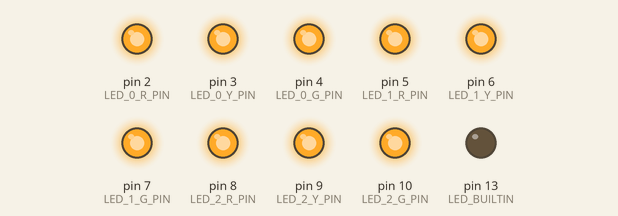
Recording of a sketch running on a simulated Arduino Uno, built with avr-gcc and run on an emulated ATmega328P. Parts: output pins drawn as LEDs (lit = HIGH).

Above: at 0.06 s.
At 2.72 s:
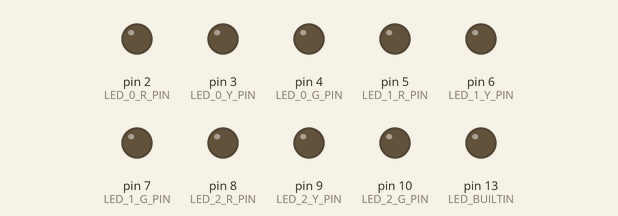
Timing chart, 0 to 3.0 s (numbered marks = the images above):
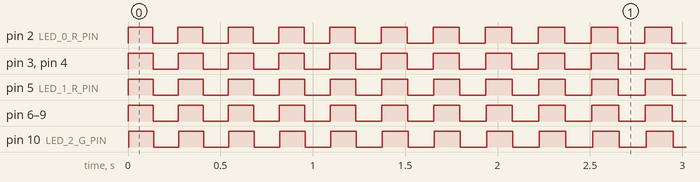

Measured:
- by itself, pin 2 (LED_0_R_PIN), pin 3 (LED_0_Y_PIN), pin 4 (LED_0_G_PIN), pin 5 (LED_1_R_PIN), pin 6 (LED_1_Y_PIN), pin 7 (LED_1_G_PIN), pin 8 (LED_2_R_PIN), pin 9 (LED_2_Y_PIN), pin 10 (LED_2_G_PIN): alternates HIGH for 0.14 s and LOW for 0.14 s

The sketch:

jtrafficlight.ino
```cpp
#include "light.h"

void setup() {
  setup_impl();
}

void loop() {
  loop_impl();
}
```

light.h
```cpp
unsigned long BAUD = 9600;

int LED_0_R_PIN = 2;
int LED_0_Y_PIN = 3;
int LED_0_G_PIN = 4;

int LED_1_R_PIN = 5;
int LED_1_Y_PIN = 6;
int LED_1_G_PIN = 7;

int LED_2_R_PIN = 8;
int LED_2_Y_PIN = 9;
int LED_2_G_PIN = 10;

bool switchOn(int d);

void setup_impl() {
  Serial.begin(BAUD);

  pinMode(LED_BUILTIN, OUTPUT);

  pinMode(LED_0_R_PIN, OUTPUT);
  pinMode(LED_0_Y_PIN, OUTPUT);
  pinMode(LED_0_G_PIN, OUTPUT);

  pinMode(LED_1_R_PIN, OUTPUT);
  pinMode(LED_1_Y_PIN, OUTPUT);
  pinMode(LED_1_G_PIN, OUTPUT);

  pinMode(LED_2_R_PIN, OUTPUT);
  pinMode(LED_2_Y_PIN, OUTPUT);
  pinMode(LED_2_G_PIN, OUTPUT);

  digitalWrite(LED_BUILTIN, LOW);

  digitalWrite(LED_0_R_PIN, LOW);
  digitalWrite(LED_0_Y_PIN, LOW);
  digitalWrite(LED_0_G_PIN, LOW);

  digitalWrite(LED_1_R_PIN, LOW);
  digitalWrite(LED_1_Y_PIN, LOW);
  digitalWrite(LED_1_G_PIN, LOW);

  digitalWrite(LED_2_R_PIN, LOW);
  digitalWrite(LED_2_Y_PIN, LOW);
  digitalWrite(LED_2_G_PIN, LOW);
}

int i = 0;

int blink_0_r = 1;
int blink_0_y = 1;
int blink_0_g = 1;

int blink_1_r = 1;
int blink_1_y = 1;
int blink_1_g = 1;

int blink_2_r = 1;
int blink_2_y = 1;
int blink_2_g = 1;

char buffer[11];

void loop_impl() {

  if (i == 64) i = 0;

  if (Serial.available() >= 11) {
    Serial.readBytes(buffer, 1);
    if(buffer[0] != 'm') return;

    Serial.readBytes(buffer, 10);

    blink_0_r = buffer[0] - '0';
    blink_0_y = buffer[1] - '0';
    blink_0_g = buffer[2] - '0';

    blink_1_r = buffer[3] - '0';
    blink_1_y = buffer[4] - '0';
    blink_1_g = buffer[5] - '0';

    blink_2_r = buffer[6] - '0';
    blink_2_y = buffer[7] - '0';
    blink_2_g = buffer[8] - '0';
  }

  if (blink_0_r < 9) {
    digitalWrite(LED_0_R_PIN, switchOn(blink_0_r) ? HIGH : LOW);
    digitalWrite(LED_0_Y_PIN, switchOn(blink_0_y) ? HIGH : LOW);
    digitalWrite(LED_0_G_PIN, switchOn(blink_0_g) ? HIGH : LOW);
  }

  if (blink_1_r < 9) {
    digitalWrite(LED_1_R_PIN, switchOn(blink_1_r) ? HIGH : LOW);
    digitalWrite(LED_1_Y_PIN, switchOn(blink_1_y) ? HIGH : LOW);
    digitalWrite(LED_1_G_PIN, switchOn(blink_1_g) ? HIGH : LOW);
  }

  if (blink_2_r < 9) {
    digitalWrite(LED_2_R_PIN, switchOn(blink_2_r) ? HIGH : LOW);
    digitalWrite(LED_2_Y_PIN, switchOn(blink_2_y) ? HIGH : LOW);
    digitalWrite(LED_2_G_PIN, switchOn(blink_2_g) ? HIGH : LOW);
  }

  delay(64);
  i++;
}

bool switchOn(int d) {

  if (d == 0) return false;

  int p = pow(2, d);

  bool on = false;
  for (int j = 0; j <= i; j++) {
    if (j % p == 0) {
      on = !on;
    }
  }
  return on;
}
```
